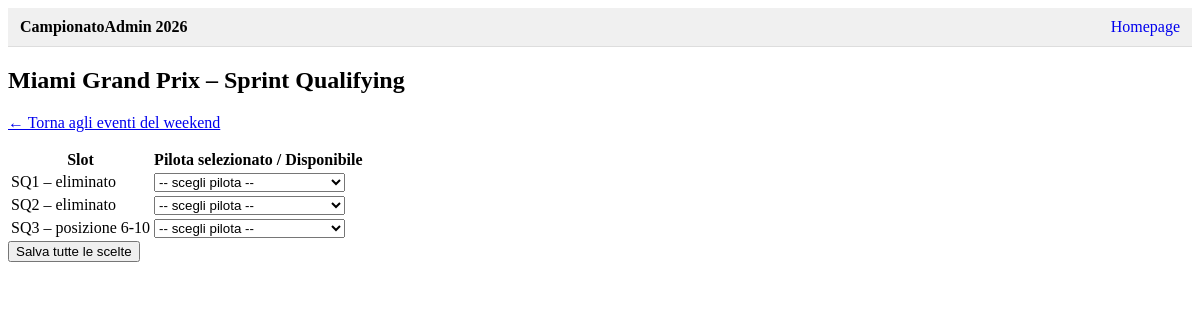
Page /dashboard/championships/2/weekend/73/qualifying/sprint/64/choice/ (signed in) on the earlier database version.
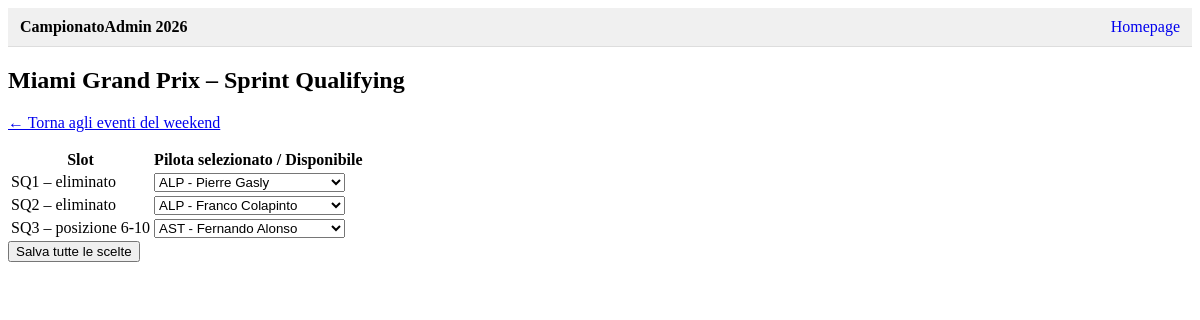
Same page on the later database version.
### fantaApp/models.py (models this page shows, shortened)
class AbstractPlayerChoice(models.Model):
    player = models.ForeignKey(ChampionshipPlayer, on_delete=models.CASCADE)
    driver = models.ForeignKey(Driver, on_delete=models.PROTECT)
    created_at = models.DateTimeField(auto_now_add=True)
    class Meta:
        abstract = True
        indexes = [models.Index(fields=["player", "driver"])]

class PlayerSprintQualifyingChoice(AbstractPlayerChoice):
    qualifying = models.ForeignKey(Qualifying, on_delete=models.CASCADE)
    SELECTION_SLOTS = [
        ('sq1', 'Out in SQ1'),
        ('sq2', 'Out in SQ2'),
        ('sq3', 'SQ3 (6-10)'),
    ]
    selection_slot = models.CharField(
        max_length=3,
        choices=SELECTION_SLOTS,
    )
    class Meta(AbstractPlayerChoice.Meta):
        unique_together = [("player", "qualifying", "selection_slot")]

class Driver(models.Model):
    first_name = models.CharField(max_length=50)
    last_name = models.CharField(max_length=50)
    number = models.PositiveSmallIntegerField(null=True, blank=True)
    short_name = models.CharField(max_length=3)
    team = models.ForeignKey('Team', on_delete=models.CASCADE)
    season = models.PositiveSmallIntegerField()
    api_id = models.CharField(max_length=50,unique= True)
    created_at = models.DateTimeField(auto_now_add=True)
    modified_at = models.DateTimeField(auto_now=True)
    deleted_at = models.DateTimeField(null=True, blank=True)
    active = models.BooleanField(default=True)
    is_valid = models.BooleanField(default=True)
    class Meta:
        ordering = ['team__name', 'first_name'] #serve a far tornare sempre i piloti in ordine alfabetico, raggruppati per squadra
        unique_together = ('number', 'season')

class Team(models.Model):
    name = models.CharField(max_length=50)
    short_name = models.CharField(max_length=3)
    api_id = models.CharField(max_length=50,unique= True)
    nationality = models.CharField(max_length=50)
    created_at = models.DateTimeField(auto_now_add=True)
    modified_at = models.DateTimeField(auto_now=True)
    deleted_at = models.DateTimeField(null=True, blank=True)
    active = models.BooleanField(default=True)
    class Meta:
        ordering = ['name'] #serve a far tornare sempre i piloti in ordine alfabetico

### fantaApp/views/weekend.py (the view, shortened to what this page needs)
@login_required
@transaction.atomic
def sprint_qualifying_choice(request, championship_id, weekend_id, event_id):
    champ, weekend, player = _base_context(request, championship_id, weekend_id)
    qualifying = get_object_or_404(Qualifying, pk=event_id, weekend=weekend, type="sprint")
    event_started = helper._event_has_started(qualifying)
    slots = [("sq1", "SQ1 – eliminato"),
             ("sq2", "SQ2 – eliminato"),
             ("sq3", "SQ3 – posizione 6‑10")]
    existing = {
        c.selection_slot: c
        for c in qualifying.playersprintqualifyingchoice_set
                     .filter(player=player)
                     .select_related("driver")
    }
    drivers_avail = (
        Driver.objects
        .filter(season=weekend.season)
        .select_related("team")
        .order_by("team__name", "first_name", "last_name")
    )
    context = {
        "championship": champ,
        "weekend": weekend,
        "event": qualifying,
        "slots": slots,
        "existing": existing,        # dict slot -> choice
        "drivers": drivers_avail,    # per i select ancora vuoti
        "event_started": event_started,
    }
    return render(request, "fantaApp/sprint_race_qualifying_choice.html", context)

### fantaApp/services/helper.py (called while the page is built)
def _event_has_started(event) -> bool:
    from django.utils import timezone
    if isinstance(event, Qualifying):
        start = getattr(
            event.weekend,
            "sprint_qualifying_start" if event.type == "sprint" else "qualifying_start",
            None,
        )
    else:  # Race
        start = getattr(
            event.weekend,
            "sprint_start" if event.type == "sprint" else "race_start",
            None,
        )
    if not start:
        return False
    if timezone.is_naive(start):
        start = timezone.make_aware(start, timezone.utc)
    return timezone.now() >= start

### fantaApp/templatetags/dict_extras.py (called while the page is built)
@register.filter
def get_item(dictionary, key):
    try:
        return dictionary[key]
    except (KeyError, TypeError, IndexError):
        return None

### fantaApp/views/weekend.py (called while the page is built)
def _base_context(request, championship_id: int, weekend_id: int):
    championship = get_object_or_404(Championship, pk=championship_id)
    weekend      = get_object_or_404(Weekend, pk=weekend_id)
    player       = request.user.championshipplayer_set.get(championship=championship)
    return championship, weekend, player

### fantaApp/templates/fantaApp/sprint_race_qualifying_choice.html (shortened to what this page needs)
{% extends 'fantaApp/championship_flow_base.html' %} {% load dict_extras %} {% block championship_content %}
<h2>{{ weekend.event_name }} – Sprint Qualifying</h2>
<p>
  <a href="{% url 'weekend_details' championship.id weekend.id %}">← Torna agli eventi del weekend</a>
</p>
{% if not event_started %}
<form method="post">
  {% endif %}
  <table>
    <thead>
      <tr>
        <th>Slot</th>
        <th>Pilota selezionato / Disponibile</th>
      </tr>
    </thead>
    <tbody>
      {% for code, label in slots %}
      <tr>
        <td>{{ label }}</td>
        <td>
          {% if event_started %}
            {% if code in existing %}
              {% with choice=existing|get_item:code %}✔ {{ choice.driver.short_name }}{% endwith %}
            {% else %}
              —
            {% endif %}
          {% else %}
          {% with choice=existing|get_item:code %}
          <select name="driver_{{ code }}" id="driver_{{ code }}">
            <option value="">-- scegli pilota --</option>
            {% for d in drivers %}
            <option value="{{ d.id }}" {% if choice and choice.driver_id == d.id %}selected{% endif %}>
              {{ d.team.short_name }} - {{ d.first_name }} {{d.last_name}}
            </option>
            {% endfor %}
          </select>
          {% endwith %}
          {% endif %}
        </td>
      </tr>
      {% endfor %}
    </tbody>
  </table>
  {% if not event_started %}
  <button type="submit">Salva tutte le scelte</button>
</form>
{% endif %}
{% endblock %}

Differences in the rows shown:
added PlayerSprintQualifyingChoice: driver_sq1 "ALP - Pierre Gasly"
added PlayerSprintQualifyingChoice: driver_sq2 "ALP - Franco Colapinto"
added PlayerSprintQualifyingChoice: driver_sq3 "AST - Fernando Alonso"
Other differences:
list line gone: "-- scegli pilota --"
